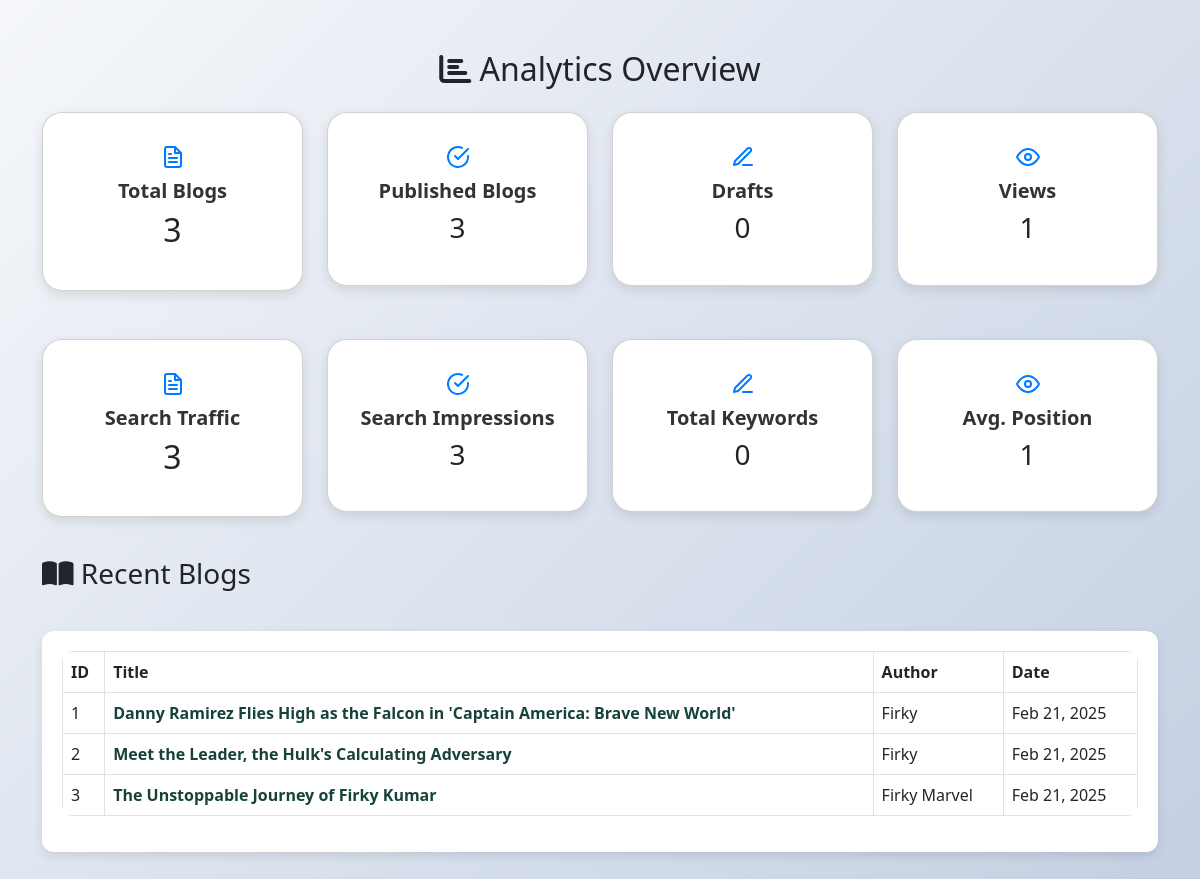
Before: /admin/dashboard_content.php with the older database file.
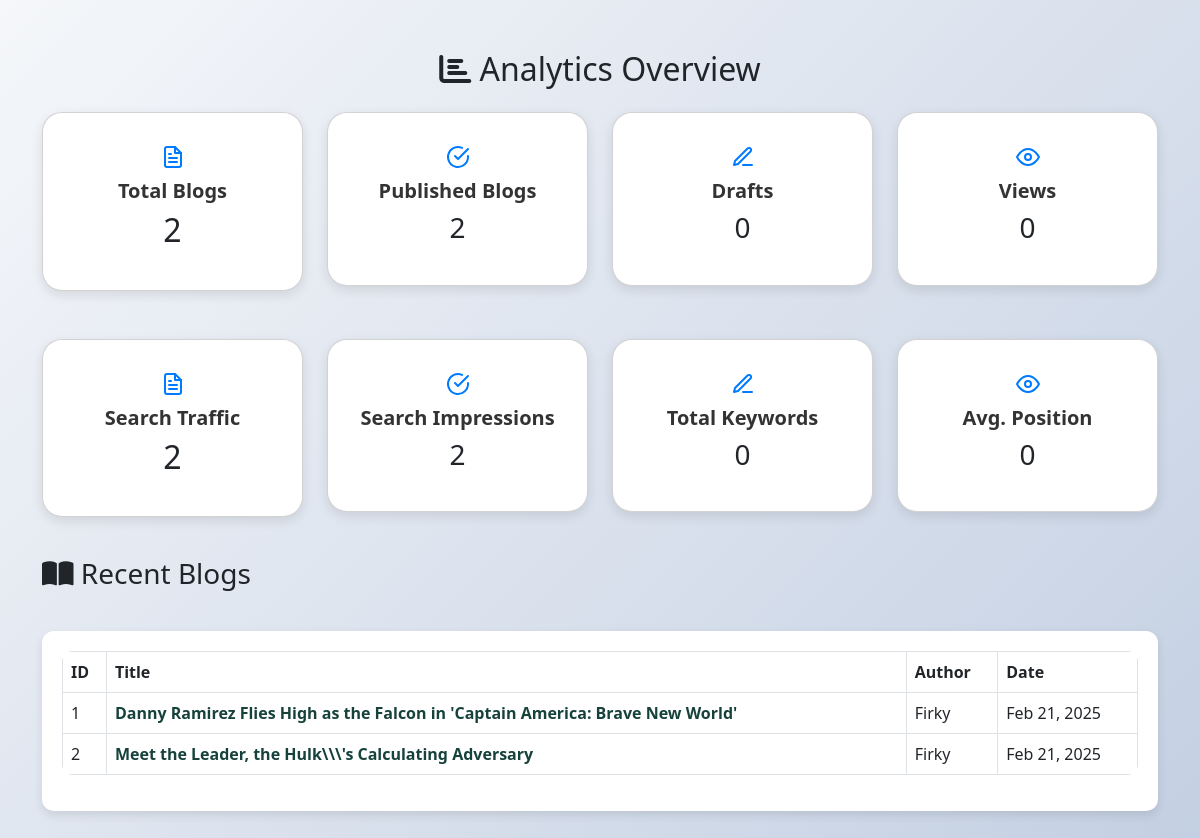
After: the same page with the newer database file.
### tables this page shows
CREATE TABLE `blogs` (
  `id` int(11) NOT NULL,
  `title` varchar(255) NOT NULL,
  `status` enum('published','draft') NOT NULL,
  `views` int(11) DEFAULT 0,
  `created_at` timestamp NOT NULL DEFAULT current_timestamp(),
  `content` text NOT NULL,
  `author` varchar(255) NOT NULL,
  `featured_image` varchar(255) NOT NULL
);

### analytics/analytics.php (called while the page is built, shortened)
<?php
include '../config/db.php';
$totalBlogsQuery = "SELECT COUNT(*) as total FROM blogs";
$totalBlogsResult = $conn->query($totalBlogsQuery);
$totalBlogs = $totalBlogsResult->fetch_assoc()['total'];
$publishedBlogsQuery = "SELECT COUNT(*) as total FROM blogs WHERE status='published'";
$publishedBlogsResult = $conn->query($publishedBlogsQuery);
$publishedBlogs = $publishedBlogsResult->fetch_assoc()['total'];
$draftBlogsQuery = "SELECT COUNT(*) as total FROM blogs WHERE status='draft'";
$draftBlogsResult = $conn->query($draftBlogsQuery);
$draftBlogs = $draftBlogsResult->fetch_assoc()['total'];
$totalViewsQuery = "SELECT SUM(views) as total FROM blogs";
$totalViewsResult = $conn->query($totalViewsQuery);
$totalViews = $totalViewsResult->fetch_assoc()['total'];
?>

### blog/blog.php (the view, shortened to what this page needs)
<?php
include '../config/db.php';
$sql = "SELECT * FROM blogs";
$blog = $conn->query($sql);
$sn = 1;
?>
<!DOCTYPE html>
<html lang="en">
<head>
    <link rel="stylesheet" href="https://cdn.jsdelivr.net/npm/bootstrap@5.3.0/dist/css/bootstrap.min.css">
</head>
<body>
    <div class="table-container">
        <table class="table table-bordered table-hover">
            <thead>
                <tr>
                    <th>ID</th>
                    <th>Title</th>
                    <th>Author</th>
                    <th>Date</th>
                </tr>
            </thead>
            <tbody>
                <?php
                if ($blog->num_rows > 0) {
                    while($row = $blog->fetch_assoc()) {
                        echo "<tr>";
                        echo "<td>" . $sn++ . "</td>";
                        echo "<td><a href='../admin/dashboard.php?view=post&id=" . $row['id'] . "' class='post-title-link'>" . $row['title'] . "</a></td>";
                        echo "<td>" . $row["author"] . "</td>";
                        echo "<td>" . date("M d, Y", strtotime($row["created_at"])) . "</td>";
                        echo "</tr>";
                    }
                } else {
                    echo "<tr><td colspan='4' class='text-center'>No results found</td></tr>";
                }
                ?>
            </tbody>
        </table>
    </div>
</body>
</html>

### admin/dashboard_content.php (shortened to what this page needs)
<?php
include '../config/db.php';
include '../analytics/analytics.php';
?>
<!DOCTYPE html>
<html lang="en">
<head>
    <link rel="stylesheet" href="https://cdn.jsdelivr.net/npm/bootstrap@5.3.0/dist/css/bootstrap.min.css">
    <link rel="stylesheet" href="https://cdnjs.cloudflare.com/ajax/libs/font-awesome/6.5.1/css/all.min.css">
</head>
<body>
    <div class="container dashboard-container">
        <h2 class="text-center mb-4"><i class="fas fa-chart-bar"></i> Analytics Overview</h2>
        <div class="row">
            <div class="col-md-3 fade-in">
                <div class="card card_dashboad text-center p-3">
                    <div class="card-body">
                        <i data-feather="file-text" class="icon-box"></i>
                        <h5>Total Blogs</h5>
                        <h2><?php echo $totalBlogs; ?></h2>
                    </div>
                </div>
            </div>
            <div class="col-md-3 fade-in" style="animation-delay: 0.2s;">
                <div class="card text-center p-3">
                    <div class="card-body">
                        <i data-feather="check-circle" class="icon-box"></i>
                        <h5>Published Blogs</h5>
                        <h3><?php echo $publishedBlogs; ?></h3>
                    </div>
                </div>
            </div>
            <div class="col-md-3 fade-in" style="animation-delay: 0.4s;">
                <div class="card text-center p-3">
                    <div class="card-body">
                        <i data-feather="edit-3" class="icon-box"></i>
                        <h5>Drafts</h5>
                        <h3><?php echo $draftBlogs; ?></h3>
                    </div>
                </div>
            </div>
            <div class="col-md-3 fade-in" style="animation-delay: 0.6s;">
                <div class="card text-center p-3">
                    <div class="card-body">
                        <i data-feather="eye" class="icon-box"></i>
                        <h5>Views</h5>
                        <h3><?php echo $totalViews; ?></h3>
                    </div>
                </div>
            </div>
        </div>
        <div class="row mt-5">
            <div class="col-md-3 fade-in">
                <div class="card card_dashboad text-center p-3">
                    <div class="card-body">
                        <i data-feather="file-text" class="icon-box"></i>
                        <h5>Search Traffic</h5>
                        <h2><?php echo $totalBlogs; ?></h2>
                    </div>
                </div>
            </div>
            <div class="col-md-3 fade-in" style="animation-delay: 0.2s;">
                <div class="card text-center p-3">
                    <div class="card-body">
                        <i data-feather="check-circle" class="icon-box"></i>
                        <h5>Search Impressions</h5>
                        <h3><?php echo $publishedBlogs; ?></h3>
                    </div>
                </div>
            </div>
            <div class="col-md-3 fade-in" style="animation-delay: 0.4s;">
                <div class="card text-center p-3">
                    <div class="card-body">
                        <i data-feather="edit-3" class="icon-box"></i>
                        <h5>Total Keywords</h5>
                        <h3><?php echo $draftBlogs; ?></h3>
                    </div>
                </div>
            </div>
            <div class="col-md-3 fade-in" style="animation-delay: 0.6s;">
                <div class="card text-center p-3">
                    <div class="card-body">
                        <i data-feather="eye" class="icon-box"></i>
                        <h5>Avg. Position</h5>
                        <h3><?php echo $totalViews; ?></h3>
                    </div>
                </div>
            </div>
        </div>
        <div class="recent-blogs fade-in" style="animation-delay: 0.8s;">
            <h3><i class="fas fa-book-open"></i> Recent Blogs</h3>
            <?php include '../blog/blog.php'; ?>
        </div>
    </div>
</body>
</html>

### admin/dashboard_content.php (style rules this page uses)
body { background: linear-gradient(135deg, #f5f7fa, #c3cfe2); font-family: 'Arial', sans-serif; }
.dashboard-container { max-width: 1200px; margin: 50px auto; }
.card { border-radius: 20px !important; border: none; box-shadow: 0 4px 12px rgba(0, 0, 0, 0.1); transition: 0.3s ease-in-out; background: white; }
.card-body h5 { font-weight: 600; color: #333; }
.icon-box { font-size: 30px; color: #007bff; margin-bottom: 10px; }
.recent-blogs { margin-top: 40px; }
.fade-in { opacity: 0; transform: translateY(20px); animation: fadeInUp 0.8s ease-in-out forwards; }

### blog/blog.php (style rules this page uses)
.table-container { max-width: 100%; margin: 40px auto; background: white; padding: 20px; border-radius: 12px; box-shadow: 0 4px 10px rgba(0, 0, 0, 0.1); }
table { border-collapse: collapse; width: 100%; overflow: hidden; border-radius: 10px; }
thead { color: white; }
tbody tr { transition: 0.3s; }
td { vertical-align: middle; }
.post-title-link { font-weight: bold; color: #17423C; text-decoration: none; transition: color 0.3s, text-decoration 0.3s; }

Changed rows visible on the page:
removed blogs: title "The Unstoppable Journey of Firky Kumar", author "Firky Marvel", created_at "Feb 21, 2025"
changed blogs: title "Meet the Leader, the Hulk's Calculating Adversary" → "Meet the Leader, the Hulk\\\\\\'s Calculating Adversary"
Other visible differences:
$totalBlogs: "3" → "2"
$publishedBlogs: "3" → "2"
$totalViews: "1" → "0"
